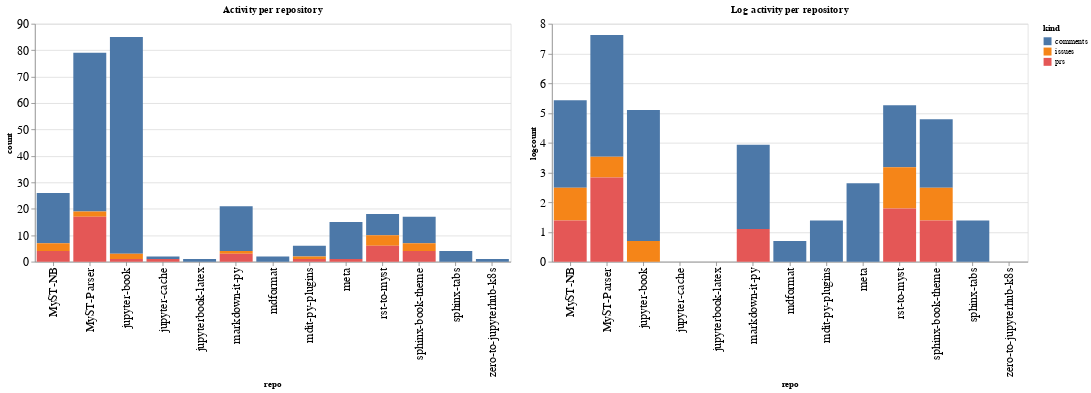

Source (notebook cell):
### Code cell
ch1 = alt.Chart(repo_summaries, width=600, title="Activity per repository").mark_bar().encode(
    x='repo',
    y='count',
    color='kind',
    tooltip="kind"
)

ch2 = alt.Chart(repo_summaries, width=600, title="Log activity per repository").mark_bar().encode(
    x='repo',
    y='logcount',
    color='kind',
    tooltip="kind"
)

ch1 | ch2

### Figure 1 — Vega-Lite specification as saved in the notebook (floating-point values rounded to 4 significant figures)
{"config": {"axisLeft": {"labelFontSize": 15}, "axisBottom": {"labelFontSize": 15}}, "hconcat": [{"mark": "bar", "encoding": {"color": {"type": "nominal", "field": "kind"}, "tooltip": {"type": "nominal", "field": "kind"}, "x": {"type": "nominal", "field": "repo"}, "y": {"type": "quantitative", "field": "count"}}, "title": "Activity per repository", "width": 600}, {"mark": "bar", "encoding": {"color": {"type": "nominal", "field": "kind"}, "tooltip": {"type": "nominal", "field": "kind"}, "x": {"type": "nominal", "field": "repo"}, "y": {"type": "quantitative", "field": "logcount"}}, "title": "Log activity per repository", "width": 600}], "data": {"name": "data-063a6ab06fee23933b4a69a18c108ba1"}, "$schema": "https://vega.github.io/schema/vega-lite/v4.8.1.json", "datasets": {"data-063a6ab06fee23933b4a69a18c108ba1": [{"repo": "MyST-NB", "kind": "comments", "count": 19, "logcount": 2.944}, {"repo": "MyST-NB", "kind": "issues", "count": 3, "logcount": 1.099}, {"repo": "MyST-NB", "kind": "prs", "count": 4, "logcount": 1.386}, {"repo": "MyST-Parser", "kind": "comments", "count": 60, "logcount": 4.094}, {"repo": "MyST-Parser", "kind": "issues", "count": 2, "logcount": 0.6931}, {"repo": "MyST-Parser", "kind": "prs", "count": 17, "logcount": 2.833}, {"repo": "jupyter-book", "kind": "comments", "count": 82, "logcount": 4.407}, {"repo": "jupyter-book", "kind": "issues", "count": 2, "logcount": 0.6931}, {"repo": "jupyter-book", "kind": "prs", "count": 1, "logcount": 0.0}, {"repo": "jupyter-cache", "kind": "comments", "count": 1, "logcount": 0.0}, {"repo": "jupyter-cache", "kind": "prs", "count": 1, "logcount": 0.0}, {"repo": "jupyterbook-latex", "kind": "comments", "count": 1, "logcount": 0.0}, {"repo": "markdown-it-py", "kind": "comments", "count": 17, "logcount": 2.833}, {"repo": "markdown-it-py", "kind": "issues", "count": 1, "logcount": 0.0}, {"repo": "markdown-it-py", "kind": "prs", "count": 3, "logcount": 1.099}, {"repo": "mdformat", "kind": "comments", "count": 2, "logcount": 0.6931}, {"repo": "mdit-py-plugins", "kind": "comments", "count": 4, "logcount": 1.386}, {"repo": "mdit-py-plugins", "kind": "issues", "count": 1, "logcount": 0.0}, {"repo": "mdit-py-plugins", "kind": "prs", "count": 1, "logcount": 0.0}, {"repo": "meta", "kind": "comments", "count": 14, "logcount": 2.639}, {"repo": "meta", "kind": "prs", "count": 1, "logcount": 0.0}, {"repo": "rst-to-myst", "kind": "comments", "count": 8, "logcount": 2.079}, {"repo": "rst-to-myst", "kind": "issues", "count": 4, "logcount": 1.386}, {"repo": "rst-to-myst", "kind": "prs", "count": 6, "logcount": 1.792}, {"repo": "sphinx-book-theme", "kind": "comments", "count": 10, "logcount": 2.303}, {"repo": "sphinx-book-theme", "kind": "issues", "count": 3, "logcount": 1.099}, {"repo": "sphinx-book-theme", "kind": "prs", "count": 4, "logcount": 1.386}, {"repo": "sphinx-tabs", "kind": "comments", "count": 4, "logcount": 1.386}, {"repo": "zero-to-jupyterhub-k8s", "kind": "comments", "count": 1, "logcount": 0.0}]}}
